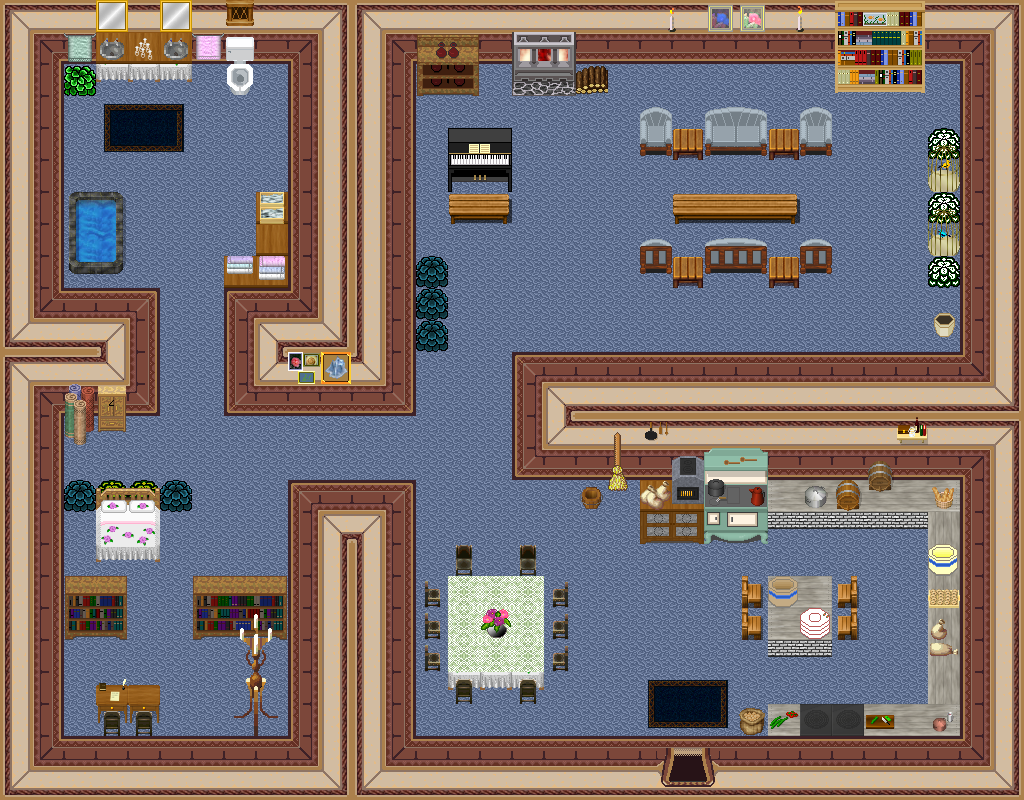

A 2D game scene composited from a Tiled map and its tileset images. What follows is a short description and the map's XML, with each tile layer's data collapsed to a summary:
An orthogonal 32x25 tile map with 32x32 px tiles, 4 tile layers (0_floor, 1_terrain, 2_object, 3_roof), 3 hidden layers not drawn, 54 tilesets.

<map version="1.0" tiledversion="1.1.3" orientation="orthogonal" renderorder="right-down" width="32" height="25" tilewidth="32" tileheight="32" infinite="0" nextobjectid="1">
 <tileset firstgid="1" name="wall red" tilewidth="32" tileheight="32" tilecount="16" columns="4">
  <image source="../../tileset/building/wall/int_wall_dark_red.png" width="128" height="128" />
 </tileset>
 <tileset firstgid="17" name="int red wall" tilewidth="32" tileheight="32" tilecount="16" columns="4">
  <image source="../../tileset/building/wall/int_wall_dark_red_corners.png" width="128" height="128" />
 </tileset>
 <tileset firstgid="33" name="int red wall corners" tilewidth="32" tileheight="32" tilecount="8" columns="2">
  <image source="../../tileset/building/wall/int_wall_dark_red_corners_2.png" width="64" height="128" />
 </tileset>
 <tileset firstgid="41" name="dark red ns" tilewidth="32" tileheight="32" tilecount="12" columns="3">
  <image source="../../tileset/building/entrance/dark_red_ns.png" width="96" height="128" />
 </tileset>
 <tileset firstgid="53" name="brush" tilewidth="32" tileheight="32" tilecount="3" columns="1">
  <image source="../../tileset/item/brush.png" width="32" height="96" />
 </tileset>
 <tileset firstgid="56" name="dishes" tilewidth="32" tileheight="32" tilecount="6" columns="2">
  <image source="../../tileset/furniture/crockery/dishes.png" width="64" height="96" />
 </tileset>
 <tileset firstgid="62" name="piano" tilewidth="32" tileheight="32" tilecount="4" columns="2">
  <image source="../../tileset/furniture/other/piano.png" width="64" height="64" />
 </tileset>
 <tileset firstgid="66" name="pie safe" tilewidth="32" tileheight="32" tilecount="4" columns="2">
  <image source="../../tileset/furniture/kitchen/pie_safe.png" width="64" height="64" />
 </tileset>
 <tileset firstgid="70" name="stove" tilewidth="32" tileheight="32" tilecount="6" columns="2">
  <image source="../../tileset/furniture/kitchen/stove.png" width="64" height="96" />
 </tileset>
 <tileset firstgid="76" name="shelfs" tilewidth="32" tileheight="32" tilecount="12" columns="3">
  <image source="../../tileset/furniture/shelve/pale_book_bottle_shelf.png" width="96" height="128" />
 </tileset>
 <tileset firstgid="88" name="sink" tilewidth="32" tileheight="32" tilecount="6" columns="2">
  <image source="../../tileset/furniture/sink/dark_front_on.png" width="64" height="96" />
 </tileset>
 <tileset firstgid="94" name="table with hob pale" tilewidth="32" tileheight="32" tilecount="3" columns="3">
  <image source="../../tileset/furniture/table/table_with_hob_pale.png" width="96" height="32" />
 </tileset>
 <tileset firstgid="97" name="flower vase" tilewidth="32" tileheight="32" tilecount="3" columns="3">
  <image source="../../tileset/plant/indoor/flower_vase.png" width="96" height="32" />
 </tileset>
 <tileset firstgid="100" name="bench" tilewidth="32" tileheight="32" tilecount="3" columns="3">
  <image source="../../tileset/furniture/table/bench.png" width="96" height="32" />
 </tileset>
 <tileset firstgid="103" name="logic/collision" tilewidth="32" tileheight="32" tilecount="1" columns="1">
  <image source="../../tileset/logic/collision.png" width="32" height="32" />
 </tileset>
 <tileset firstgid="104" name="hosta" tilewidth="32" tileheight="32" tilecount="9" columns="3">
  <image source="../../tileset/plant/bush/hosta.png" width="96" height="96" />
 </tileset>
 <tileset firstgid="113" name="furnace green" tilewidth="32" tileheight="32" tilecount="4" columns="2">
  <image source="../../tileset/building/decoration/furnace.png" width="64" height="64" />
 </tileset>
 <tileset firstgid="117" name="fire" tilewidth="32" tileheight="32" tilecount="27" columns="3">
  <image source="../../tileset/ground/fire/fire.png" width="96" height="288" />
 </tileset>
 <tileset firstgid="144" name="flames" tilewidth="32" tileheight="32" tilecount="6" columns="6">
  <image source="../../tileset/furniture/light/flames.png" width="192" height="32" />
 </tileset>
 <tileset firstgid="150" name="lace" tilewidth="32" tileheight="32" tilecount="2" columns="2">
  <image source="../../tileset/item/textile/lace.png" width="64" height="32" />
 </tileset>
 <tileset firstgid="152" name="towels" tilewidth="32" tileheight="32" tilecount="6" columns="6">
  <image source="../../tileset/item/textile/towels.png" width="192" height="32" />
 </tileset>
 <tileset firstgid="158" name="window centered" tilewidth="32" tileheight="32" tilecount="1" columns="1">
  <image source="../../tileset/building/window/window_centered.png" width="32" height="32" />
 </tileset>
 <tileset firstgid="159" name="barrel" tilewidth="32" tileheight="32" tilecount="2" columns="1">
  <image source="../../tileset/item/pot/barrel.png" width="32" height="64" />
 </tileset>
 <tileset firstgid="161" name="chair wooden" tilewidth="32" tileheight="32" tilecount="5" columns="5">
  <image source="../../tileset/furniture/chair/wooden.png" width="160" height="32" />
 </tileset>
 <tileset firstgid="166" name="pictures small 2" tilewidth="32" tileheight="32" tilecount="4" columns="2">
  <image source="../../tileset/furniture/picture/small_2.png" width="64" height="64" />
 </tileset>
 <tileset firstgid="170" name="bird cage" tilewidth="32" tileheight="32" tilecount="6" columns="2">
  <image source="../../tileset/furniture/other/birdcage.png" width="64" height="96" />
 </tileset>
 <tileset firstgid="176" name="birds" tilewidth="32" tileheight="32" tilecount="4" columns="2">
  <image source="../../tileset/object/birds.png" width="64" height="64" />
 </tileset>
 <tileset firstgid="180" name="shelfs 3" tilewidth="32" tileheight="32" tilecount="6" columns="3">
  <image source="../../tileset/furniture/shelve/bright_bookshelf_and_cupboard.png" width="96" height="64" />
 </tileset>
 <tileset firstgid="186" name="chairs 4 green gray" tilewidth="32" tileheight="32" tilecount="4" columns="2">
  <image source="../../tileset/furniture/chair/greenish_grey.png" width="64" height="64" />
 </tileset>
 <tileset firstgid="190" name="sofa chair blue" tilewidth="32" tileheight="32" tilecount="12" columns="3">
  <image source="../../tileset/furniture/chair/sofa_chair_blue.png" width="96" height="128" />
 </tileset>
 <tileset firstgid="202" name="oil paintings" tilewidth="32" tileheight="32" tilecount="16" columns="4">
  <image source="../../tileset/furniture/picture/oil_paintings.png" width="128" height="128" />
 </tileset>
 <tileset firstgid="218" name="floor tiles" tilewidth="32" tileheight="32" tilecount="9" columns="3">
  <image source="../../tileset/ground/indoor/floor_tiles.png" width="96" height="96" />
 </tileset>
 <tileset firstgid="227" name="carpet dk blue" tilewidth="32" tileheight="32" tilecount="9" columns="3">
  <image source="../../tileset/furniture/carpet/dark_blue.png" width="96" height="96" />
 </tileset>
 <tileset firstgid="236" name="bathroom basin" tilewidth="32" tileheight="32" tilecount="3" columns="3">
  <image source="../../tileset/furniture/bathroom/basin.png" width="96" height="32" />
 </tileset>
 <tileset firstgid="239" name="bathroom toilet" tilewidth="32" tileheight="32" tilecount="6" columns="3">
  <image source="../../tileset/furniture/bathroom/toilet.png" width="96" height="64" />
 </tileset>
 <tileset firstgid="245" name="bottles and cups" tilewidth="32" tileheight="32" tilecount="16" columns="4">
  <image source="../../tileset/item/drink/bottles_and_cups.png" width="128" height="128" />
 </tileset>
 <tileset firstgid="261" name="bread" tilewidth="32" tileheight="32" tilecount="4" columns="4">
  <image source="../../tileset/item/food/bread.png" width="128" height="32" />
 </tileset>
 <tileset firstgid="265" name="blankets" tilewidth="32" tileheight="32" tilecount="12" columns="3">
  <image source="../../tileset/item/textile/blankets.png" width="96" height="128" />
 </tileset>
 <tileset firstgid="277" name="boxes" tilewidth="32" tileheight="32" tilecount="4" columns="2">
  <image source="../../tileset/item/boxes.png" width="64" height="64" />
 </tileset>
 <tileset firstgid="281" name="desk" tilewidth="32" tileheight="32" tilecount="4" columns="2">
  <image source="../../tileset/furniture/table/desk.png" width="64" height="64" />
 </tileset>
 <tileset firstgid="285" name="household items" tilewidth="32" tileheight="32" tilecount="16" columns="4">
  <image source="../../tileset/item/household/food_preparation.png" width="128" height="128" />
 </tileset>
 <tileset firstgid="301" name="square" tilewidth="32" tileheight="32" tilecount="1" columns="1">
  <image source="../../tileset/furniture/table/square.png" width="32" height="32" />
 </tileset>
 <tileset firstgid="302" name="dark red detail ns" tilewidth="32" tileheight="32" tilecount="12" columns="3">
  <image source="../../tileset/building/entrance/dark_red_ns_detail.png" width="96" height="128" />
 </tileset>
 <tileset firstgid="314" name="grey pale" tilewidth="32" tileheight="32" tilecount="8" columns="2">
  <image source="../../tileset/furniture/table/grey_pale.png" width="64" height="128" />
 </tileset>
 <tileset firstgid="322" name="items" tilewidth="32" tileheight="32" tilecount="4" columns="2">
  <image source="../../tileset/item/household/food_preparation_2.png" width="64" height="64" />
 </tileset>
 <tileset firstgid="326" name="items2" tilewidth="32" tileheight="32" tilecount="4" columns="2">
  <image source="../../tileset/item/drink/casks.png" width="64" height="64" />
 </tileset>
 <tileset firstgid="330" name="brick base" tilewidth="32" tileheight="32" tilecount="3" columns="3">
  <image source="../../tileset/furniture/table/brick_base.png" width="96" height="32" />
 </tileset>
 <tileset firstgid="333" name="lights candle" tilewidth="32" tileheight="32" tilecount="36" columns="6">
  <image source="../../tileset/furniture/light/lights_candle.png" width="192" height="192" />
 </tileset>
 <tileset firstgid="369" name="bright book shelf" tilewidth="32" tileheight="32" tilecount="9" columns="3">
  <image source="../../tileset/furniture/shelve/bright_bookshelf.png" width="96" height="96" />
 </tileset>
 <tileset firstgid="378" name="logic/item/sheepfood" tilewidth="32" tileheight="32" tilecount="1" columns="1">
  <image source="../../tileset/logic/item/sheepfood.png" width="32" height="32" />
 </tileset>
 <tileset firstgid="379" name="mtpot" tilewidth="32" tileheight="32" tilecount="3" columns="1">
  <image source="../../tileset/item/pot/empty_pot.png" width="32" height="96" />
 </tileset>
 <tileset firstgid="382" name="double_pink_roses" tilewidth="32" tileheight="32" tilecount="18" columns="6">
  <image source="../../tileset/furniture/bed/double_pink_roses.png" width="192" height="96" />
 </tileset>
 <tileset firstgid="400" name="single_white_pink" tilewidth="32" tileheight="32" tilecount="9" columns="3">
  <image source="../../tileset/furniture/bed/single_white_pink.png" width="96" height="96" />
 </tileset>
 <tileset firstgid="409" name="item/firewood" tilewidth="32" tileheight="32" tilecount="12" columns="3">
  <image source="../../tileset/item/firewood.png" width="96" height="128" />
 </tileset>
 <layer name="0_floor" width="32" height="25">
  <data>[800 cells, 800 non-empty, 6 distinct tile ids]</data>
 </layer>
 <layer name="1_terrain" width="32" height="25">
  <data>[800 cells, 495 non-empty, 97 distinct tile ids]</data>
 </layer>
 <layer name="2_object" width="32" height="25">
  <data>[800 cells, 86 non-empty, 74 distinct tile ids]</data>
 </layer>
 <layer name="3_roof" width="32" height="25">
  <data>[800 cells, 27 non-empty, 22 distinct tile ids]</data>
 </layer>
 <layer name="objects" width="32" height="25" visible="0">
  <data>[800 cells, 2 non-empty, 1 distinct tile ids]</data>
 </layer>
 <layer name="collision" width="32" height="25" visible="0" opacity="0.35">
  <data>[800 cells, 469 non-empty, 1 distinct tile ids]</data>
 </layer>
 <layer name="protection" width="32" height="25" visible="0">
  <data>[800 cells, 0 non-empty, 0 distinct tile ids]</data>
 </layer>
</map>
